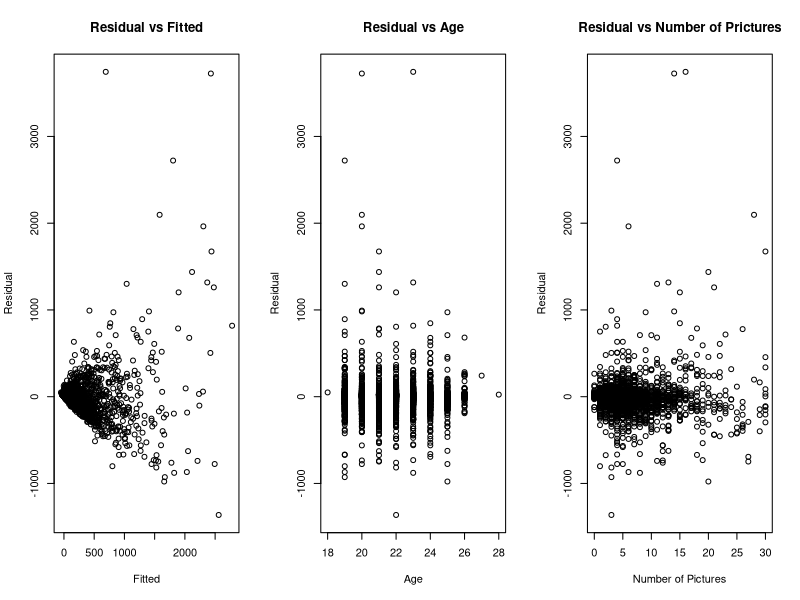
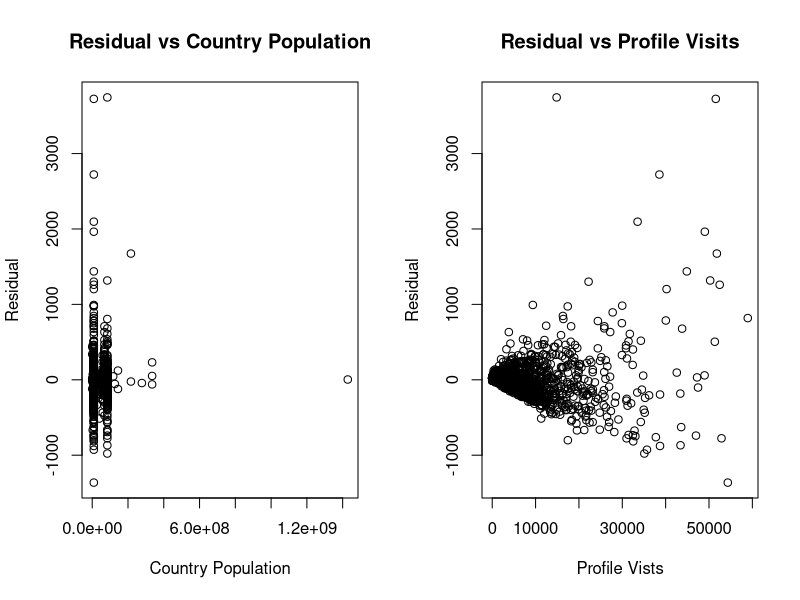
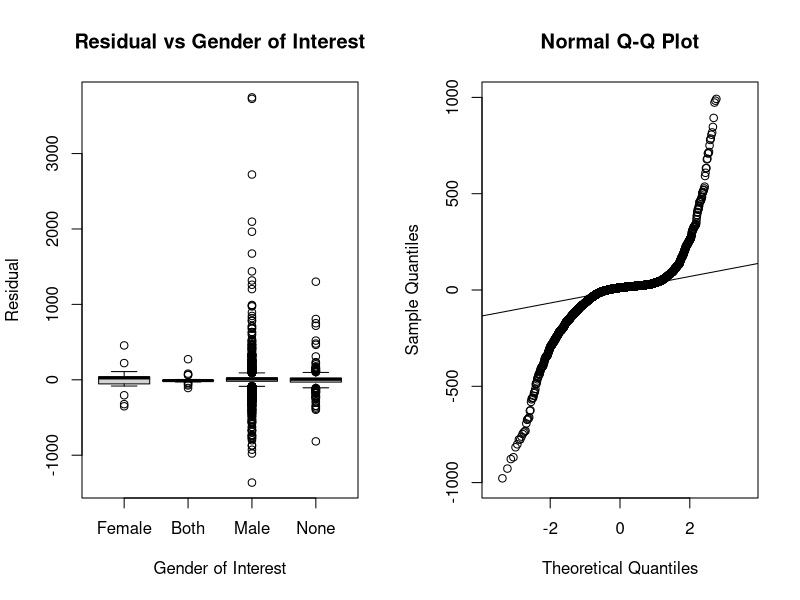
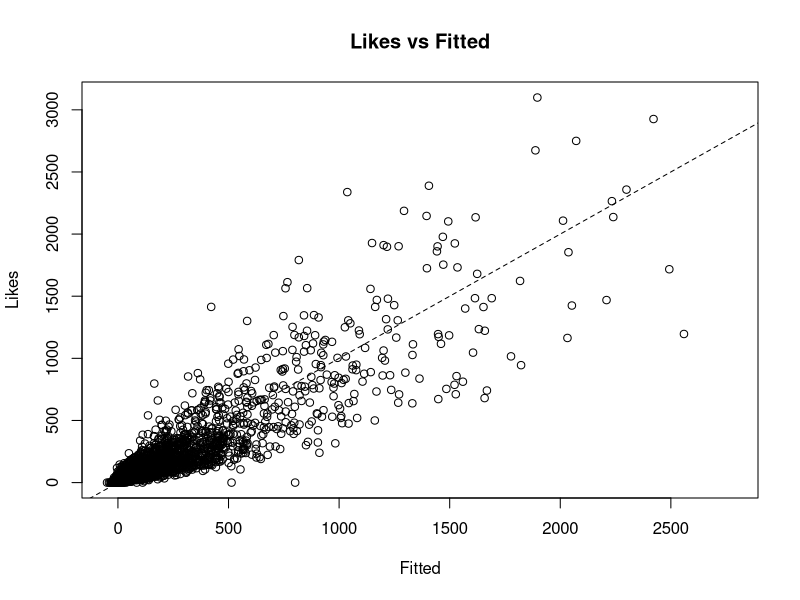
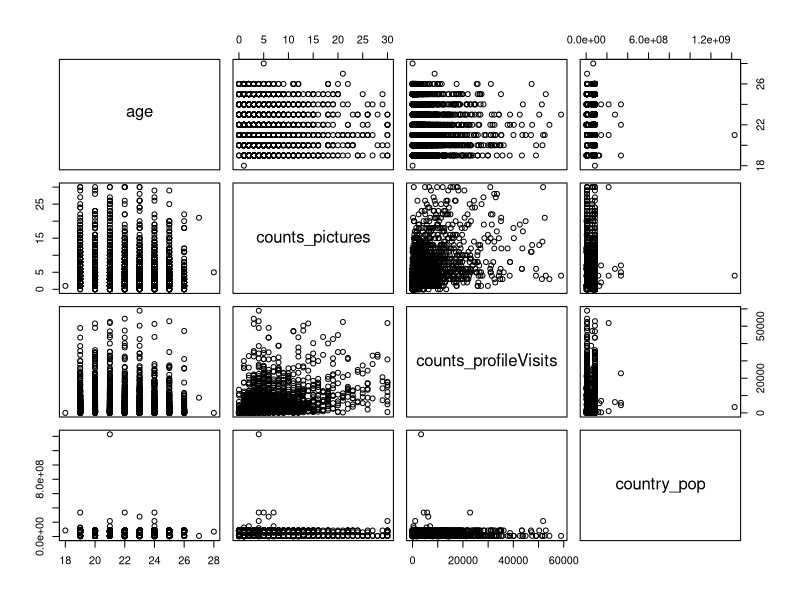

Generate these figures, in order, with R:
## ---- chunk 1
knitr::opts_chunk$set(echo = TRUE)
## ---- chunk 2

#install.packages('tidyverse')
library(tidyverse)

data <- read_csv("dating_data.csv")

names(data) <- gsub(" ", "_", names(data)) #Changes Spaces to Underlines: 

## ---- chunk 3

# Adds a new column with the full country name using case_when
data <- data %>%
  mutate(country_full = case_when(
    country == "CH" ~ "Switzerland",
    country == "CA" ~ "Canada",
    country == "DE" ~ "Germany",
    country == "FR" ~ "France",
    country == "US" ~ "United States of America",
    country == "AT" ~ "Austria",
    country == "CZ" ~ "Czech Republic",
    country == "JM" ~ "Jamaica",
    country == "SC" ~ "Seychelles",
    country == "LR" ~ "Liberia",
    country == "BA" ~ "Bosnia and Herzegovina",
    country == "IT" ~ "Italy",
    country == "LI" ~ "Liechtenstein",
    country == "ES" ~ "Spain",
    country == "NL" ~ "Netherlands",
    country == "LU" ~ "Luxembourg",
    country == "AU" ~ "Australia",
    country == "BR" ~ "Brazil",
    country == "RU" ~ "Russia",
    country == "ID" ~ "Indonesia",
    country == "TR" ~ "Turkey",
    country == "GB" ~ "United Kingdom",
    country == "BE" ~ "Belgium",
    country == "ET" ~ "Ethiopia",
    country == "HU" ~ "Hungary",
    country == "AR" ~ "Argentina",
    country == "PE" ~ "Peru",
    country == "UA" ~ "Ukraine",
    country == "IN" ~ "India",
    country == "RO" ~ "Romania",
    country == "PH" ~ "Philippines",
    country == "CF" ~ "Central African Republic",
    TRUE ~ NA_character_  # For any unmatched values, set to NA
  ))

## ---- chunk 4

# Adds a new column with the population of each country
data <- data %>%
  mutate(country_pop = case_when(
    country == "CH" ~ 8849850,
    country == "CA" ~ 40097760,
    country == "DE" ~ 84482270,
    country == "FR" ~ 68170230,
    country == "US" ~ 334914900,
    country == "AT" ~ 9132380,
    country == "CZ" ~ 10873690,
    country == "JM" ~ 2825540,
    country == "SC" ~ 119770,
    country == "LR" ~ 5418380,
    country == "BA" ~ 3210850,
    country == "IT" ~ 58761150,
    country == "LI" ~ 39580,
    country == "ES" ~ 48373340,
    country == "NL" ~ 17879490,
    country == "LU" ~ 668610,
    country == "AU" ~ 26638540,
    country == "BR" ~ 216422450,
    country == "RU" ~ 143826130,
    country == "ID" ~ 277534120,
    country == "TR" ~ 85326000,
    country == "GB" ~ 68350000,
    country == "BE" ~ 11822590,
    country == "ET" ~ 126527060,
    country == "HU" ~ 9589870,
    country == "AR" ~ 46654580,
    country == "PE" ~ 34352720,
    country == "UA" ~ 37000000,
    country == "IN" ~ 1428627660,
    country == "RO" ~ 19056120,
    country == "PH" ~ 117337370,
    country == "CF" ~ 5742310,
    TRUE ~ NA_real_  # For any unmatched values, set to NA
  ))

# Removes the outlier for count_kisses
data <- filter(data, counts_kisses != 9288)
## ---- chunk 5
summary(data$counts_kisses)

summary(data$age)

summary(data$counts_pictures)

summary(data$counts_profileVisits)

summary(data$country_pop)

summary(data$genderLooking)
## ---- chunk 6

# MODEL ONE: Regression
model <- lm(counts_kisses ~ age + counts_pictures + counts_profileVisits + country_pop + genderLooking, data = data)

# RESIDUAL PLOTS 
par(mfrow = c(1, 3)) # Environment 2
# 1. Residual vs Fitted plot
x1 = fitted(model)
y1 = resid(model)
plot_model1 <- plot(x = x1, y = y1, xlab = "Fitted", ylab = "Residual", main = "Residual vs Fitted")

# 2. Residual vs Predictor: Age 
plot(y1 ~ data$age, main = "Residual vs Age", 
     xlab = "Age", ylab = "Residual")

# 3. Residual vs Predictor: counts_picture 
plot(y1 ~ data$counts_pictures, main = "Residual vs Number of Prictures", 
     xlab = "Number of Pictures", ylab = "Residual")

par(mfrow = c(1, 1))

par(mfrow = c(1, 2)) # Environment 2
# 4. Residual vs Predictor: country_pop 
plot(y1 ~ data$country_pop, main = "Residual vs Country Population", 
     xlab = "Country Population", ylab = "Residual")

# 5. Residual vs Predictor: counts_profileVisits 
plot(y1 ~ data$counts_profileVisits, main = "Residual vs Profile Visits", 
     xlab = "Profile Vists", ylab = "Residual")
par(mfrow = c(1, 1))

par(mfrow = c(1, 2)) # Environment 3
# 6. Residual vs Predictor: genderLooking
boxplot(y1 ~ data$genderLooking, main = "Residual vs Gender of Interest", 
     xlab = "Gender of Interest", ylab = "Residual", names = c('Female', 'Both', 'Male', 'None'))

# QQ-NORM PLOTS 
qqnorm_model1 <- qqnorm(y1, ylim = c(-1000, 1000))
qqline(y1)

par(mfrow = c(1, 1))

## ---- chunk 7
# Checking Assumption 1: Response vs Fitted
condition_1 <- plot(x = x1, y = data$counts_kisses, main = "Likes vs Fitted", xlab = "Fitted", ylab = "Likes", ylim = c(0, 3100))
abline(a=0, b=1, lty=2) # 45 degree line

# Checking Assumption 2: Pairwise Scatterplot
condition_2 <- pairs(data[, c("age", "counts_pictures", "counts_profileVisits", "country_pop")])
